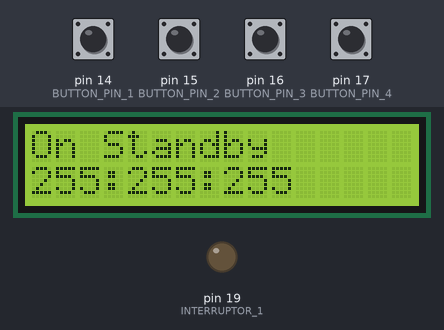
A sketch run on a simulated Arduino Uno, built with avr-gcc and run on an emulated ATmega328P. Parts: 16×2 character LCD, output pins drawn as LEDs (lit = HIGH). Inputs (shaded band) come from the test bench; at power-on: pin 14 (BUTTON_PIN_1), pin 15 (BUTTON_PIN_2), pin 16 (BUTTON_PIN_3), pin 17 (BUTTON_PIN_4) HIGH.

Above: at 1.2 s.
1.3 s: pin 17 (BUTTON_PIN_4) pulled LOW for 0.15 s
At 2.1 s:
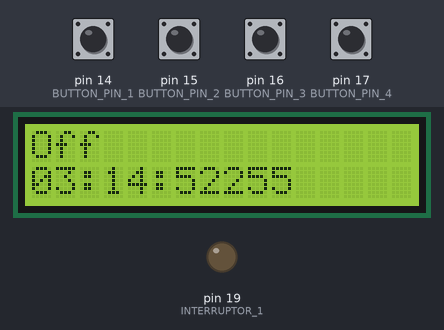
4.4 s: pin 17 (BUTTON_PIN_4) pulled LOW for 1 s
At 5.5 s:
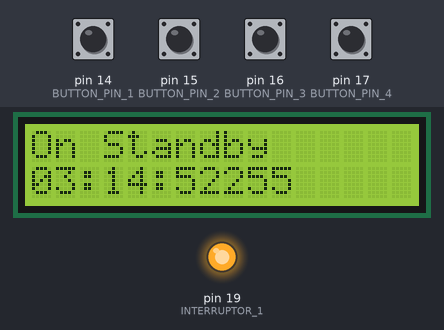
6.9 s: pin 14 (BUTTON_PIN_1) pulled LOW for 0.15 s
At 7.3 s:
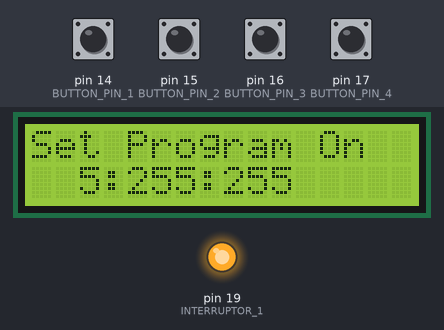
10.0 s: pin 15 (BUTTON_PIN_2) pulled LOW for 0.15 s
At 10.7 s:
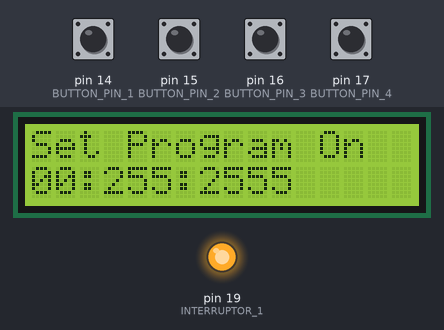
12.4 s: pin 16 (BUTTON_PIN_3) pulled LOW for 0.15 s
At 12.8 s:
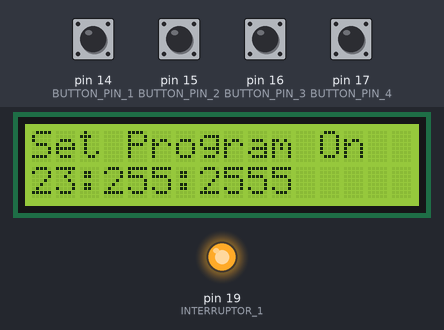
14.4 s: pin 14 (BUTTON_PIN_1) pulled LOW for 1 s
At 15.16 s:
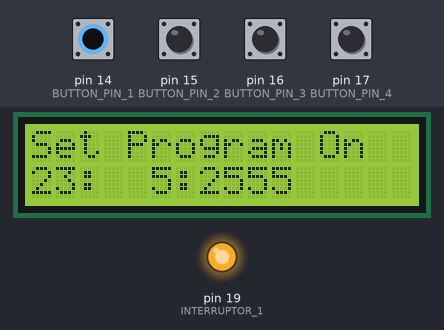
Timing chart, 0 to 17.4 s (numbered marks = the images above; inputs shaded):
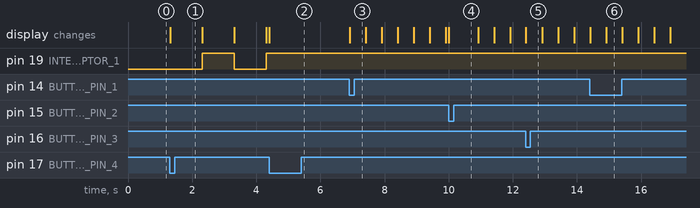

The sketch:

Temp_Motor4.ino
```cpp
/*
  The circuit:
 * LCD RS pin to digital pin 12
 * LCD Enable pin to digital pin 11
 * LCD D4 pin to digital pin 5
 * LCD D5 pin to digital pin 4
 * LCD D6 pin to digital pin 3
 * LCD D7 pin to digital pin 2
 * LCD R/W pin to ground
 * LCD VSS pin to ground
 * LCD VCC pin to 5V
 * 10K resistor:
 * ends to +5V and ground
 * wiper to LCD VO pin (pin 3)
 */

// include the library code:
#include <LiquidCrystal.h>
// initialize the library with the numbers of the interface pins
LiquidCrystal lcd(12, 11, 5, 4, 3, 2);
boolean lcd_block_blank = false;

#include <EEPROM.h>

#include <Bounce2.h>
#define BUTTON_PIN_1 14
#define BUTTON_PIN_2 15
#define BUTTON_PIN_3 16
#define BUTTON_PIN_4 17

#define INTERRUPTOR_1 19

#define COUNTDOWN_INTERVAL 1000UL
#define BLINK_INTERVAL 500UL

// Instantiate a Bounce object
Bounce debouncer1 = Bounce();
Bounce debouncer2 = Bounce();
Bounce debouncer3 = Bounce();
Bounce debouncer4 = Bounce();

//Buttons
int program;
int left;
int right;
int startstop;

boolean block_is_blank = false; // Use for program_mode_temporizador()
byte program_button_steps = 0;
boolean previous_button = false;
boolean standby = true;
byte program_mode = 0; //Mode ON = 0, mode OFF = 1
boolean program_change = false; //Program button Activated/Deactivated
boolean mode_on_started = false;
boolean mode_off_started = false;

//Countdown variables
unsigned long alarmTimeInMillis;
unsigned long auxMillis;

unsigned long previousMillis = 0;
unsigned long currentMillis = 0;

byte hours, minutes, seconds;

//--------------------------------------------------------------------------------------

void setup()
{
  Serial.begin(9600);
  pinMode(INTERRUPTOR_1, OUTPUT);
  //EEPROM_clear();
  EEPROM_setup();
  buttons_setup();
  lcd_setup();
}

void loop()
{
  check_buttons();
  if (!standby) countdown();
  else
  {
    if (program_button_steps != 0)
    {
      program_mode_temporizador();
    }
  }
}

//--------------------program_mode_temporizador-----------------

void program_mode_temporizador()
{
   // Get snapshot of time
   currentMillis = millis();
   if ((currentMillis - previousMillis) >= BLINK_INTERVAL)
   {
     // Use the snapshot to set track time until next event
     previousMillis = currentMillis;
     if (block_is_blank)
     {
       switch (program_button_steps)
       {
         case 1:
           lcd_print_block(program_button_steps, hours);
         break;

         case 2:
           lcd_print_block(program_button_steps, minutes);
         break;

         case 3:
           lcd_print_block(program_button_steps, seconds);
         break;
       }
     }
     else
     {
       lcd_clear_block(program_button_steps);
     } //if (block_is_blank)
   } //if (countdown_millis >= 500UL)
}

//--------------------countdown-----------------

void countdown()
{
   // Get snapshot of time
   currentMillis = millis();
   // How much time has passed, accounting for rollover with subtraction!
   if ((currentMillis - previousMillis) >= COUNTDOWN_INTERVAL)
   {
     // Use the snapshot to set track time until next event
     previousMillis = currentMillis;
     alarmTimeInMillis = alarmTimeInMillis - 1000UL;
     if (alarmTimeInMillis >= 100000000UL)
     {

       mode_on_started = false;
       mode_off_started = false;
       if (program_mode == 0)
       {
         program_mode = 1; // program_mode = OFF
         digitalWrite(INTERRUPTOR_1, LOW);
       }
       else
       {
         program_mode = 0; // program_mode = ON
         digitalWrite(INTERRUPTOR_1, HIGH);
       }
       set_millis_from_EEPROM();
     }
     update_time_from_millis(alarmTimeInMillis);
     lcd_print_countdown_time();
   }
}

//--------------------update_time_from_millis-----------------

void update_time_from_millis(unsigned long milliseconds)
{
   hours = milliseconds / 3600000;
   minutes = (milliseconds % 3600000) / 60000;
   seconds = ((milliseconds % 3600000) % 60000) / 1000;
}
```

EEPROM.ino
```cpp
void EEPROM_clear(void)
{
  EEPROM_write_alarm_on(0, 0, 0);
  EEPROM_write_alarm_off(0, 0, 0);
}

boolean EEPROM_setup(void)
{
  byte *p;

  p = EEPROM_read_alarm_on();
  if(*(p+0) == 0 && *(p+1) == 0 && *(p+2) == 0) EEPROM_write_alarm_on(0, 5, 0);

  p = EEPROM_read_alarm_off();
  if(*(p+0) == 0 && *(p+1) == 0 && *(p+2) == 0) EEPROM_write_alarm_off(0, 1, 0);
}

byte * EEPROM_read_alarm_on(void)
{
  byte i;
  static byte r[3];

  for (i=0; i<3; ++i)
  {
    r[i] = EEPROM.read(i);
  }
  return r;
}

byte * EEPROM_read_alarm_off(void)
{
  byte i;
  static byte r[3];

  for (i=0; i<3; ++i)
  {
    r[i] = EEPROM.read(i+3);
  }
  return r;
}

void EEPROM_write_alarm_on(byte hours, byte minutes, byte seconds)
{
  EEPROM.write(0, hours);
  EEPROM.write(1, minutes);
  EEPROM.write(2, seconds);
}

void EEPROM_write_alarm_off(byte hours, byte minutes, byte seconds)
{
  EEPROM.write(3, hours);
  EEPROM.write(4, minutes);
  EEPROM.write(5, seconds);
}

void set_millis_from_EEPROM()
{
  byte *p;

  switch (program_mode)
  {
   case 0:
     if (mode_on_started) update_time_from_millis(auxMillis);
     else
     {
       p = EEPROM_read_alarm_on();
       alarmTimeInMillis = ((*(p+0) * 3600000) + (*(p+1) * 60000) + (*(p+2) * 1000));
       update_time_from_EEPROM(*(p+0), *(p+1), *(p+2));
     }
     break;

   case 1:
     if (mode_off_started) update_time_from_millis(auxMillis);
     else
     {
       p = EEPROM_read_alarm_off();
       alarmTimeInMillis = ((*(p+0) * 3600000) + (*(p+1) * 60000) + (*(p+2) * 1000));
       update_time_from_EEPROM(*(p+0), *(p+1), *(p+2));
     }
     break;
  }
  lcd_print_mode_header();
  lcd_print_countdown_time();
}

void update_time_from_EEPROM(byte h, byte m, byte s)
{
  hours = h;
  minutes = m;
  seconds = s;
}
```

buttons.ino
```cpp
void buttons_setup(void)
{
  // Setup the first button with an internal pull-up :
  pinMode(BUTTON_PIN_1,INPUT_PULLUP);
  // After setting up the button, setup the Bounce instance :
  debouncer1.attach(BUTTON_PIN_1);
  debouncer1.interval(5); // interval in ms

   // Setup the second button with an internal pull-up :
  pinMode(BUTTON_PIN_2,INPUT_PULLUP);
  // After setting up the button, setup the Bounce instance :
  debouncer2.attach(BUTTON_PIN_2);
  debouncer2.interval(5); // interval in ms

     // Setup the third button with an internal pull-up :
  pinMode(BUTTON_PIN_3,INPUT_PULLUP);
  // After setting up the button, setup the Bounce instance :
  debouncer3.attach(BUTTON_PIN_3);
  debouncer3.interval(5); // interval in ms

     // Setup the fourth button with an internal pull-up :
  pinMode(BUTTON_PIN_4,INPUT_PULLUP);
  // After setting up the button, setup the Bounce instance :
  debouncer4.attach(BUTTON_PIN_4);
  debouncer4.interval(5); // interval in ms
}

void check_buttons(void)
{
  // Update the Bounce instances :
  debouncer1.update();
  debouncer2.update();
  debouncer3.update();
  debouncer4.update();

  // Get the updated value :
  program = debouncer1.read();
  left = debouncer2.read();
  right = debouncer3.read();
  startstop = debouncer4.read();

  if (program == HIGH && left == HIGH && right == HIGH && startstop == HIGH)
  {
    if (previous_button == true)
    {
      previous_button = false;
    }
  }
  else
  {
    //PROGRAM BUTTON ---------------------------------------------------------------
    if (program == LOW && previous_button == false)
    {
      previous_button = true;
      if (standby)
      {
        if (program_button_steps == 0)
        {
          program_change = true;
          byte *p;
          switch (program_mode)
          {
            case 0:
              p = EEPROM_read_alarm_on();
            break;
            case 1:
              p = EEPROM_read_alarm_off();
            break;
          } //switch (program_mode)
          lcd_print_program_header();
          update_time_from_EEPROM(*(p+0), *(p+1), *(p+2));
          lcd_print_countdown_time();
        } //if (program_button_steps == 0)
        ++program_button_steps;
        lcd_print_countdown_time();
        if (program_button_steps == 4)
        {
          switch (program_mode)
          {
            case 0:
              EEPROM_write_alarm_on(hours, minutes, seconds);
            break;
            case 1:
              EEPROM_write_alarm_off(hours, minutes, seconds);
            break;
          } //switch (program_mode)
          program_button_steps = 0;
          //lcd_print_mode_header();
          set_millis_from_EEPROM();
          program_change = false;
        }
      } //if (standby)
    } //if (program == LOW && previous_button == false)

    //LEFT BUTTON (RESET) (DOWN) ------------------------------------------------------------------
    if (left == LOW && previous_button == false)
    {
      previous_button = true;
      if (program_change)
      {
        switch (program_button_steps)
        {
          case 1:
            ++hours;
            if (hours == 24) hours = 0;
          break;
          case 2:
            ++minutes;
            if (minutes == 60) minutes = 0;
          break;
          case 3:
            ++seconds;
            if (seconds == 60) seconds = 0;
          break;
        }
        lcd_print_countdown_time();
      }
      else
      {
        if (standby)
        {
          if (program_mode == 0 && mode_on_started)
          {
            mode_on_started = false;
            set_millis_from_EEPROM();
          }
          if (program_mode == 1 && mode_off_started)
          {
            mode_off_started = false;
            set_millis_from_EEPROM();
          }
        }
      }
    } //if (left == LOW && previous_button == false)

    //RIGHT BUTTON (Select ON-Mode / OFF mode) (UP)------------------------------------------------------------------
    if (right == LOW && previous_button == false)
    {
      previous_button = true;
      if (program_change)
      {
        switch (program_button_steps)
        {
          case 1:
            --hours;
            if (hours == 255) hours = 23;
          break;
          case 2:
            --minutes;
            if (minutes == 255) minutes = 59;
          break;
          case 3:
            --seconds;
            if (seconds == 255) seconds = 59;
          break;
        }
        lcd_print_countdown_time();
      }
      else
      {
        if (standby)
        {
          if (program_mode == 0) //if program_mode = ON
          {
            program_mode = 1; // program_mode = OFF
          }
          else //if program_mode = OFF
          {
            program_mode = 0; // program_mode = ON
          }
          set_millis_from_EEPROM();
        }
      }
    } //if (right == LOW && previous_button == false)

    //START-STOP BUTTON ------------------------------------------------------------------
    if (startstop == LOW && previous_button == false)
    {
      previous_button = true;
      if (program_change)
      {
        program_button_steps = 0;
        set_millis_from_EEPROM();
        program_change = false;
      }
      else
      {
        if (standby)
        {
          standby = false;
          if (program_mode == 0)
          {
            if (mode_on_started) alarmTimeInMillis = auxMillis;
            else mode_off_started = false;
            digitalWrite(INTERRUPTOR_1, HIGH);
          }
          else
          {
            if (mode_off_started) alarmTimeInMillis = auxMillis;
            else mode_on_started = false;
            digitalWrite(INTERRUPTOR_1, LOW);
          }
        }
        else
        {
          standby = true;
          if (program_mode == 0) mode_on_started = true; //If program_mode = On
          else mode_off_started = true;
          auxMillis = alarmTimeInMillis;
        }
        lcd_print_mode_header();
      } //if (!program_change)
    } //if (startstop == LOW && previous_button == false)
  }
}
```

LCD.ino
```cpp
void lcd_setup(void)
{
  // set up the LCD's number of columns and rows:
  lcd.begin(16, 2);
  set_millis_from_EEPROM();
}

//---------------------------------------------lcd_clear_line--------------------------------------

void lcd_clear_line(byte line)
{
  int i;
  for (i=0; i<16; i++)
  {
    lcd.setCursor(i, line);
    lcd.print(" ");
  }
}

//---------------------------------------------lcd_print_mode_header---------------------------------

void lcd_print_mode_header()
{
  lcd_clear_line(0);
  lcd.setCursor(0, 0);
  switch (program_mode)
  {
    case 0:
      lcd.print("On");
      break;

    case 1:
      lcd.print("Off");
      break;
  }
  if (standby) lcd.print(" Standby");
}

void lcd_print_program_header()
{
  lcd_clear_line(0);
  lcd.setCursor(0,0);
  switch (program_mode)
  {
    case 0:
      lcd.print("Set Program On");
      break;

    case 1:
      lcd.print("Set Program Off");
      break;
  }
}

//-----------------------------------------lcd_print_countdown_time---------------------------------

void lcd_print_countdown_time(void)
{
  lcd.setCursor(0, 1);

  lcd_print_digits(hours);
  lcd.print(":");

  lcd_print_digits(minutes);
  lcd.print(":");

  lcd_print_digits(seconds);
}

//--------------------------------------lcd_print_digits--------------------------

void lcd_print_digits(byte value)
{
   if (value < 10) lcd.print("0");
   lcd.print(value);
}

//------------------------------lcd_clear_block
void lcd_clear_block(byte block)
{
  switch (block)
  {
    case 1:
      lcd.setCursor(0, 1);
    break;
    case 2:
      lcd.setCursor(3, 1);
    break;
    case 3:
      lcd.setCursor(6, 1);
    break;
  }
  lcd.print("  ");
  block_is_blank = true;
}

//----------------------------------lcd_print_block
void lcd_print_block(byte block, byte num)
{
  switch (block)
  {
    case 1:
      lcd.setCursor(0, 1);
    break;
    case 2:
      lcd.setCursor(3, 1);
    break;
    case 3:
      lcd.setCursor(6, 1);
    break;
  }
  lcd_print_digits(num);
  block_is_blank = false;
}
```

Measured:
- after the input at 1.3 s, pin 19 (INTERRUPTOR_1): LOW → HIGH after 1.0 s, → LOW 1.0 s later, → HIGH 1.0 s later; the display: changes at once (image 1)
- after the input at 4.4 s, pin 19 (INTERRUPTOR_1): stays HIGH (without the input it goes to LOW after 0.91 s); the display: changes at once (image 2)
- after the input at 6.9 s, the display: changes at once (image 3)
- after the input at 10.0 s, the display: changes at once (image 4)
- after the input at 12.4 s, the display: changes at once (image 5)
- after the input at 14.4 s, the display: first differs from a run without the input after 0.52 s (image 6)
